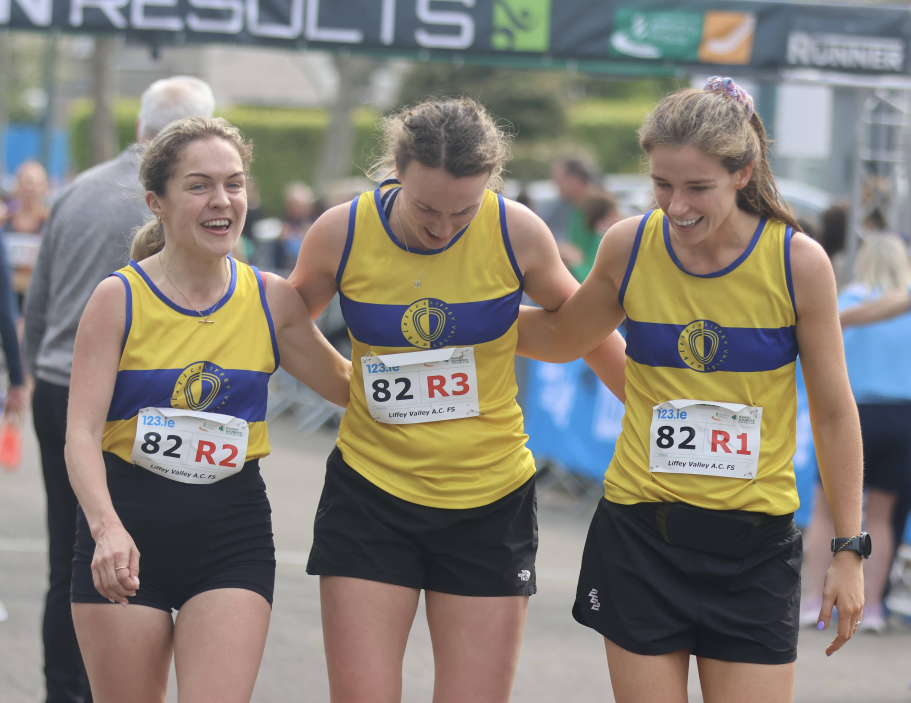
#> input picture assets/images/galleryimgs/2026-04-26_national_road_relays/55232327754_aee388f5cb_o.jpg, 4554 x 3513 px (shown at 1/5 size); its folder holds 4 pictures in this run
$ python create_thumbs.py
#> lines starting #> are read from the running program, lines starting #| are printed output that depends on the picture
from PIL import Image
import os
import glob

source_dir = r"c:\LiffeyValleyAC.github.io\assets\images\galleryimgs\2026-04-26_national_road_relays"
thumb_dir = os.path.join(source_dir, "thumbs")

os.makedirs(thumb_dir, exist_ok=True)

extensions = ['*.jpg', '*.jpeg', '*.JPG', '*.JPEG']
files = []
for ext in extensions:
    files.extend(glob.glob(os.path.join(source_dir, ext)))
#> pass 2 of the loop `for ext in extensions:`:
#> pass 3 of the loop `for ext in extensions:`:
#> the loop made 4 passes; the first 3 are shown

files = [f for f in files if 'thumbs' not in f.lower()]
print(f"Procesando {len(files)} imagenes...")

for filepath in files:
    filename = os.path.basename(filepath)
    name, ext = os.path.splitext(filename)
    thumb_name = name + "_thumb.jpg"
    thumb_path = os.path.join(thumb_dir, thumb_name)

    try:
        with Image.open(filepath) as img:
#> img is the input picture: PIL image 4554x3513 RGB; mean R, G, B 132.2, 126.5, 118
            if img.mode in ('RGBA', 'P'):
                img = img.convert('RGB')
            img.thumbnail((300, 300), Image.Resampling.LANCZOS)
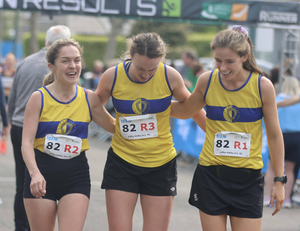
#> img: PIL image 300x231 RGB; mean R, G, B 132.2, 126.5, 118
            img.save(thumb_path, "JPEG", quality=75, optimize=True)
            print(f"OK: {thumb_name}")
    except Exception as e:
        print(f"ERROR: {filename}: {e}")
#> pass 2 of the loop `for filepath in files:`:
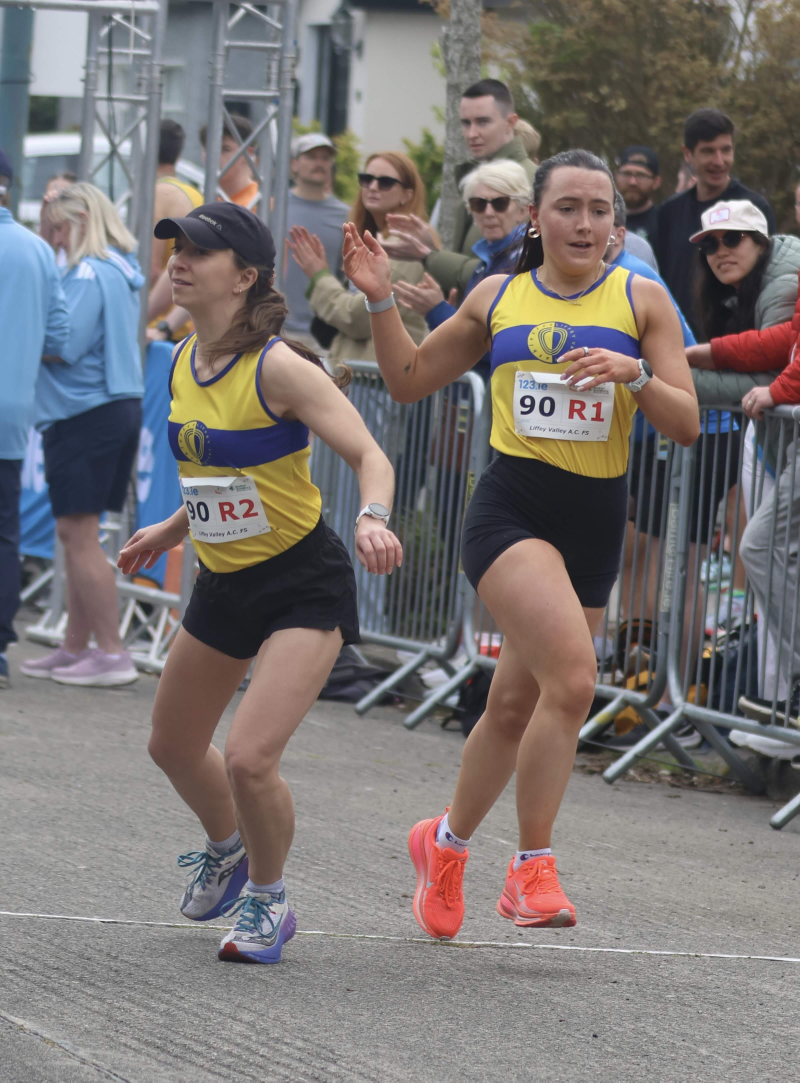
#> input picture assets/images/galleryimgs/2026-04-26_national_road_relays/55232490110_25d19daf97_o.jpg, 2399 x 3247 px (shown at 1/3 size)
#> img is the input picture: PIL image 2399x3247 RGB; mean R, G, B 122.6, 117.1, 116.3
#> `img.thumbnail((300, 300), Image.Resampling.LANCZOS)`:
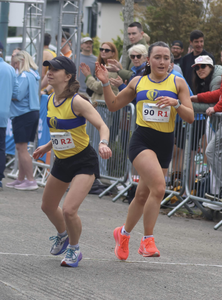
#> img: PIL image 222x300 RGB; mean R, G, B 122.6, 117.1, 116.3
#> pass 3 of the loop `for filepath in files:`:
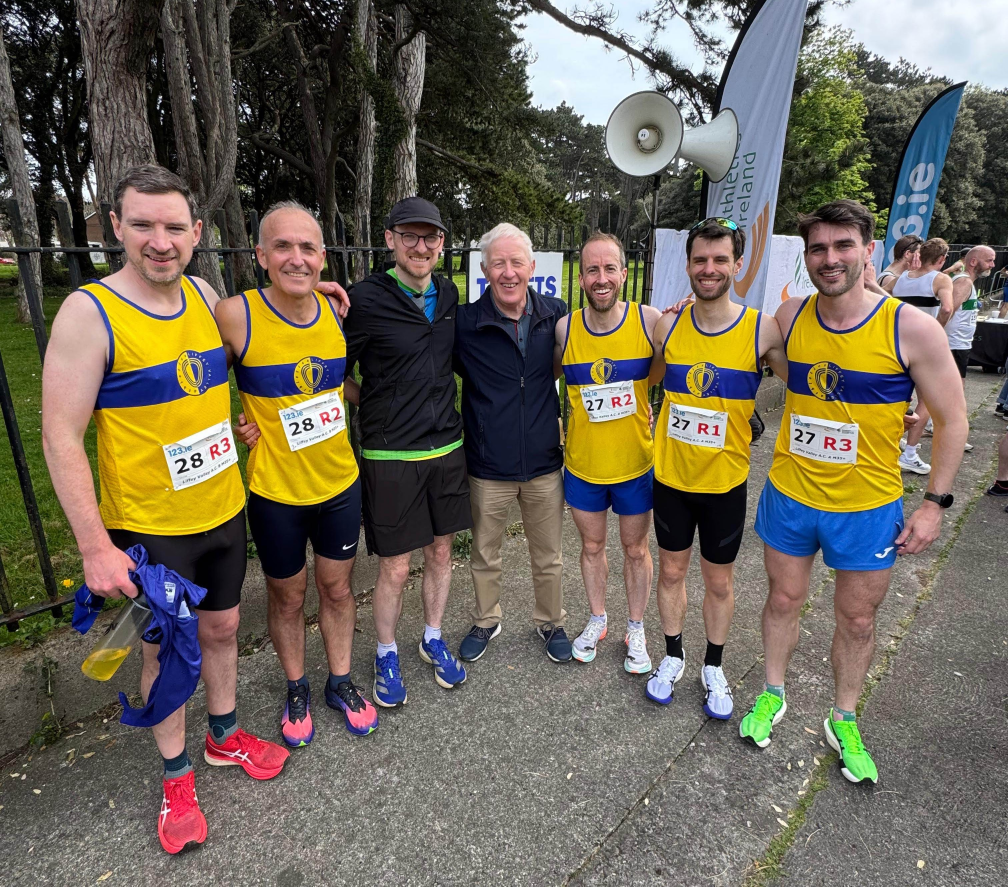
#> input picture assets/images/galleryimgs/2026-04-26_national_road_relays/IMG-20260426-WA0020.jpg, 3024 x 2660 px (shown at 1/3 size)
#> img is the input picture: PIL image 3024x2660 RGB; mean R, G, B 110.1, 102.6, 88.3
#> `img.thumbnail((300, 300), Image.Resampling.LANCZOS)`:
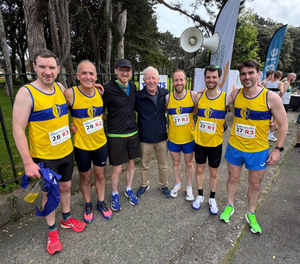
#> img: PIL image 300x264 RGB; mean R, G, B 110, 102.5, 88.3
#> the loop made 8 passes; the first 3 are shown

print(f"\nThumbnails creados en: {thumb_dir}")
print(f"Total: {len([f for f in os.listdir(thumb_dir) if f.endswith('_thumb.jpg')])} miniaturas")
